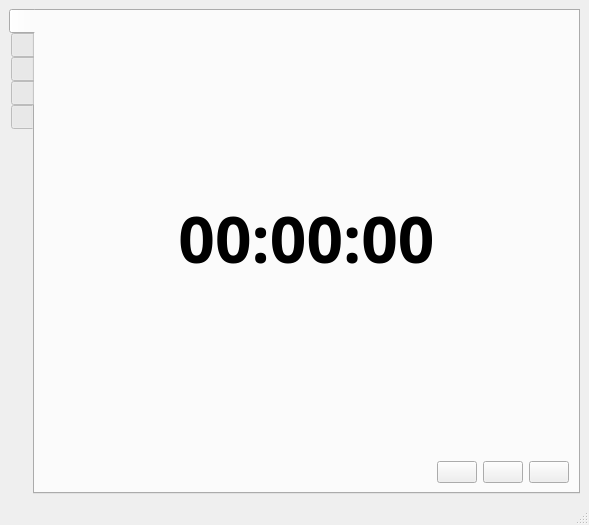
<?xml version="1.0" encoding="UTF-8"?>
<ui version="4.0">
 <class>MainWindow</class>
 <widget class="QMainWindow" name="MainWindow">
  <property name="windowModality">
   <enum>Qt::NonModal</enum>
  </property>
  <property name="geometry">
   <rect>
    <x>0</x>
    <y>0</y>
    <width>589</width>
    <height>525</height>
   </rect>
  </property>
  <property name="windowTitle">
   <string>MainWindow</string>
  </property>
  <property name="layoutDirection">
   <enum>Qt::LeftToRight</enum>
  </property>
  <property name="toolButtonStyle">
   <enum>Qt::ToolButtonIconOnly</enum>
  </property>
  <property name="animated">
   <bool>true</bool>
  </property>
  <property name="documentMode">
   <bool>false</bool>
  </property>
  <property name="tabShape">
   <enum>QTabWidget::Rounded</enum>
  </property>
  <widget class="QWidget" name="centralwidget">
   <layout class="QVBoxLayout" name="verticalLayout">
    <item>
     <widget class="QTabWidget" name="tabWidget">
      <property name="enabled">
       <bool>true</bool>
      </property>
      <property name="styleSheet">
       <string notr="true"/>
      </property>
      <property name="tabPosition">
       <enum>QTabWidget::West</enum>
      </property>
      <property name="tabShape">
       <enum>QTabWidget::Rounded</enum>
      </property>
      <property name="currentIndex">
       <number>0</number>
      </property>
      <property name="iconSize">
       <size>
        <width>32</width>
        <height>32</height>
       </size>
      </property>
      <property name="elideMode">
       <enum>Qt::ElideNone</enum>
      </property>
      <property name="usesScrollButtons">
       <bool>true</bool>
      </property>
      <property name="movable">
       <bool>false</bool>
      </property>
      <property name="tabBarAutoHide">
       <bool>false</bool>
      </property>
      <widget class="QWidget" name="tab_timer">
       <attribute name="icon">
        <iconset resource="../resource.qrc">
         <normaloff>:/Icons/Resources/timerIcon.png</normaloff>:/Icons/Resources/timerIcon.png</iconset>
       </attribute>
       <attribute name="title">
        <string/>
       </attribute>
       <layout class="QVBoxLayout" name="verticalLayout_3">
        <item>
         <widget class="QLabel" name="lable_time">
          <property name="sizePolicy">
           <sizepolicy hsizetype="Preferred" vsizetype="Minimum">
            <horstretch>0</horstretch>
            <verstretch>1</verstretch>
           </sizepolicy>
          </property>
          <property name="font">
           <font>
            <family>Rubik SemiBold</family>
            <pointsize>48</pointsize>
            <weight>75</weight>
            <bold>true</bold>
           </font>
          </property>
          <property name="locale">
           <locale language="English" country="UnitedStates"/>
          </property>
          <property name="frameShape">
           <enum>QFrame::NoFrame</enum>
          </property>
          <property name="frameShadow">
           <enum>QFrame::Plain</enum>
          </property>
          <property name="text">
           <string>00:00:00</string>
          </property>
          <property name="textFormat">
           <enum>Qt::PlainText</enum>
          </property>
          <property name="scaledContents">
           <bool>false</bool>
          </property>
          <property name="alignment">
           <set>Qt::AlignCenter</set>
          </property>
          <property name="wordWrap">
           <bool>false</bool>
          </property>
         </widget>
        </item>
        <item>
         <layout class="QHBoxLayout" name="horizontalLayout_5" stretch="0,0,0,0">
          <property name="sizeConstraint">
           <enum>QLayout::SetDefaultConstraint</enum>
          </property>
          <property name="topMargin">
           <number>0</number>
          </property>
          <property name="bottomMargin">
           <number>0</number>
          </property>
          <item>
           <spacer name="horizontalSpacer_3">
            <property name="orientation">
             <enum>Qt::Horizontal</enum>
            </property>
            <property name="sizeHint" stdset="0">
             <size>
              <width>40</width>
              <height>20</height>
             </size>
            </property>
           </spacer>
          </item>
          <item>
           <widget class="QPushButton" name="btn_timerSetup">
            <property name="sizePolicy">
             <sizepolicy hsizetype="Minimum" vsizetype="Fixed">
              <horstretch>0</horstretch>
              <verstretch>0</verstretch>
             </sizepolicy>
            </property>
            <property name="sizeIncrement">
             <size>
              <width>0</width>
              <height>0</height>
             </size>
            </property>
            <property name="text">
             <string/>
            </property>
            <property name="icon">
             <iconset resource="../resource.qrc">
              <normaloff>:/Icons/Resources/setTimeIcon.png</normaloff>:/Icons/Resources/setTimeIcon.png</iconset>
            </property>
            <property name="iconSize">
             <size>
              <width>24</width>
              <height>24</height>
             </size>
            </property>
           </widget>
          </item>
          <item>
           <widget class="QPushButton" name="btn_timerFullStop">
            <property name="text">
             <string/>
            </property>
            <property name="icon">
             <iconset resource="../resource.qrc">
              <normaloff>:/Icons/Resources/stopIcon.png</normaloff>:/Icons/Resources/stopIcon.png</iconset>
            </property>
            <property name="iconSize">
             <size>
              <width>32</width>
              <height>32</height>
             </size>
            </property>
           </widget>
          </item>
          <item>
           <widget class="QPushButton" name="btn_timerSwitch">
            <property name="sizePolicy">
             <sizepolicy hsizetype="Minimum" vsizetype="Fixed">
              <horstretch>0</horstretch>
              <verstretch>0</verstretch>
             </sizepolicy>
            </property>
            <property name="text">
             <string/>
            </property>
            <property name="icon">
             <iconset resource="../resource.qrc">
              <normaloff>:/Icons/Resources/startIcon.png</normaloff>:/Icons/Resources/startIcon.png</iconset>
            </property>
            <property name="iconSize">
             <size>
              <width>32</width>
              <height>32</height>
             </size>
            </property>
           </widget>
          </item>
         </layout>
        </item>
       </layout>
      </widget>
      <widget class="QWidget" name="tab_apps">
       <attribute name="icon">
        <iconset resource="../resource.qrc">
         <normaloff>:/Icons/Resources/appsIcon.png</normaloff>:/Icons/Resources/appsIcon.png</iconset>
       </attribute>
       <attribute name="title">
        <string/>
       </attribute>
       <layout class="QHBoxLayout" name="horizontalLayout">
        <item>
         <widget class="QListWidget" name="list_blockedApps">
          <property name="font">
           <font>
            <pointsize>16</pointsize>
            <weight>75</weight>
            <bold>true</bold>
           </font>
          </property>
          <property name="sortingEnabled">
           <bool>true</bool>
          </property>
         </widget>
        </item>
        <item>
         <spacer name="horizontalSpacer">
          <property name="orientation">
           <enum>Qt::Horizontal</enum>
          </property>
          <property name="sizeType">
           <enum>QSizePolicy::Minimum</enum>
          </property>
          <property name="sizeHint" stdset="0">
           <size>
            <width>10</width>
            <height>20</height>
           </size>
          </property>
         </spacer>
        </item>
        <item>
         <layout class="QVBoxLayout" name="layout_apps" stretch="10,0,0,25,0">
          <property name="spacing">
           <number>10</number>
          </property>
          <property name="bottomMargin">
           <number>0</number>
          </property>
          <item>
           <widget class="QPushButton" name="btn_addApp">
            <property name="sizePolicy">
             <sizepolicy hsizetype="Minimum" vsizetype="Minimum">
              <horstretch>0</horstretch>
              <verstretch>0</verstretch>
             </sizepolicy>
            </property>
            <property name="text">
             <string/>
            </property>
            <property name="icon">
             <iconset resource="../resource.qrc">
              <normaloff>:/Icons/Resources/plusIcon.png</normaloff>:/Icons/Resources/plusIcon.png</iconset>
            </property>
            <property name="iconSize">
             <size>
              <width>40</width>
              <height>40</height>
             </size>
            </property>
           </widget>
          </item>
          <item>
           <widget class="QPushButton" name="btn_remApp">
            <property name="enabled">
             <bool>false</bool>
            </property>
            <property name="sizePolicy">
             <sizepolicy hsizetype="Minimum" vsizetype="Minimum">
              <horstretch>0</horstretch>
              <verstretch>0</verstretch>
             </sizepolicy>
            </property>
            <property name="text">
             <string/>
            </property>
            <property name="icon">
             <iconset resource="../resource.qrc">
              <normaloff>:/Icons/Resources/minusIcon.png</normaloff>:/Icons/Resources/minusIcon.png</iconset>
            </property>
            <property name="iconSize">
             <size>
              <width>40</width>
              <height>40</height>
             </size>
            </property>
           </widget>
          </item>
          <item>
           <widget class="QPushButton" name="btn_editApp">
            <property name="enabled">
             <bool>false</bool>
            </property>
            <property name="sizePolicy">
             <sizepolicy hsizetype="Minimum" vsizetype="Minimum">
              <horstretch>0</horstretch>
              <verstretch>0</verstretch>
             </sizepolicy>
            </property>
            <property name="text">
             <string/>
            </property>
            <property name="icon">
             <iconset resource="../resource.qrc">
              <normaloff>:/Icons/Resources/editIcon.png</normaloff>:/Icons/Resources/editIcon.png</iconset>
            </property>
            <property name="iconSize">
             <size>
              <width>40</width>
              <height>40</height>
             </size>
            </property>
           </widget>
          </item>
          <item>
           <spacer name="verticalSpacer">
            <property name="orientation">
             <enum>Qt::Vertical</enum>
            </property>
            <property name="sizeType">
             <enum>QSizePolicy::Minimum</enum>
            </property>
            <property name="sizeHint" stdset="0">
             <size>
              <width>0</width>
              <height>100</height>
             </size>
            </property>
           </spacer>
          </item>
          <item>
           <widget class="QPushButton" name="btn_clearApps">
            <property name="sizePolicy">
             <sizepolicy hsizetype="Minimum" vsizetype="Fixed">
              <horstretch>0</horstretch>
              <verstretch>0</verstretch>
             </sizepolicy>
            </property>
            <property name="text">
             <string/>
            </property>
            <property name="icon">
             <iconset resource="../resource.qrc">
              <normaloff>:/Icons/Resources/clearIcon.png</normaloff>:/Icons/Resources/clearIcon.png</iconset>
            </property>
            <property name="iconSize">
             <size>
              <width>28</width>
              <height>28</height>
             </size>
            </property>
           </widget>
          </item>
         </layout>
        </item>
       </layout>
      </widget>
      <widget class="QWidget" name="tab_websites">
       <attribute name="icon">
        <iconset resource="../resource.qrc">
         <normaloff>:/Icons/Resources/websitesIcon.png</normaloff>:/Icons/Resources/websitesIcon.png</iconset>
       </attribute>
       <attribute name="title">
        <string/>
       </attribute>
       <layout class="QHBoxLayout" name="horizontalLayout_2">
        <item>
         <widget class="QListWidget" name="list_blockedWebsites">
          <property name="font">
           <font>
            <pointsize>16</pointsize>
            <weight>75</weight>
            <bold>true</bold>
           </font>
          </property>
          <property name="sortingEnabled">
           <bool>true</bool>
          </property>
         </widget>
        </item>
        <item>
         <spacer name="horizontalSpacer_2">
          <property name="orientation">
           <enum>Qt::Horizontal</enum>
          </property>
          <property name="sizeType">
           <enum>QSizePolicy::Minimum</enum>
          </property>
          <property name="sizeHint" stdset="0">
           <size>
            <width>10</width>
            <height>20</height>
           </size>
          </property>
         </spacer>
        </item>
        <item>
         <layout class="QVBoxLayout" name="layout_websites" stretch="10,0,0,25,0">
          <property name="spacing">
           <number>10</number>
          </property>
          <property name="bottomMargin">
           <number>0</number>
          </property>
          <item>
           <widget class="QPushButton" name="btn_addWebsite">
            <property name="sizePolicy">
             <sizepolicy hsizetype="Minimum" vsizetype="Minimum">
              <horstretch>0</horstretch>
              <verstretch>0</verstretch>
             </sizepolicy>
            </property>
            <property name="text">
             <string/>
            </property>
            <property name="icon">
             <iconset resource="../resource.qrc">
              <normaloff>:/Icons/Resources/plusIcon.png</normaloff>:/Icons/Resources/plusIcon.png</iconset>
            </property>
            <property name="iconSize">
             <size>
              <width>40</width>
              <height>40</height>
             </size>
            </property>
           </widget>
          </item>
          <item>
           <widget class="QPushButton" name="btn_remWebsite">
            <property name="enabled">
             <bool>false</bool>
            </property>
            <property name="sizePolicy">
             <sizepolicy hsizetype="Minimum" vsizetype="Minimum">
              <horstretch>0</horstretch>
              <verstretch>0</verstretch>
             </sizepolicy>
            </property>
            <property name="text">
             <string/>
            </property>
            <property name="icon">
             <iconset resource="../resource.qrc">
              <normaloff>:/Icons/Resources/minusIcon.png</normaloff>:/Icons/Resources/minusIcon.png</iconset>
            </property>
            <property name="iconSize">
             <size>
              <width>40</width>
              <height>40</height>
             </size>
            </property>
           </widget>
          </item>
          <item>
           <widget class="QPushButton" name="btn_editWebsite">
            <property name="enabled">
             <bool>false</bool>
            </property>
            <property name="sizePolicy">
             <sizepolicy hsizetype="Minimum" vsizetype="Minimum">
              <horstretch>0</horstretch>
              <verstretch>0</verstretch>
             </sizepolicy>
            </property>
            <property name="text">
             <string/>
            </property>
            <property name="icon">
             <iconset resource="../resource.qrc">
              <normaloff>:/Icons/Resources/editIcon.png</normaloff>:/Icons/Resources/editIcon.png</iconset>
            </property>
            <property name="iconSize">
             <size>
              <width>40</width>
              <height>40</height>
             </size>
            </property>
            <property name="default">
             <bool>false</bool>
            </property>
            <property name="flat">
             <bool>false</bool>
            </property>
           </widget>
          </item>
          <item>
           <spacer name="verticalSpacer_2">
            <property name="orientation">
             <enum>Qt::Vertical</enum>
            </property>
            <property name="sizeHint" stdset="0">
             <size>
              <width>0</width>
              <height>100</height>
             </size>
            </property>
           </spacer>
          </item>
          <item>
           <widget class="QPushButton" name="btn_clearWebsites">
            <property name="text">
             <string/>
            </property>
            <property name="icon">
             <iconset resource="../resource.qrc">
              <normaloff>:/Icons/Resources/clearIcon.png</normaloff>:/Icons/Resources/clearIcon.png</iconset>
            </property>
            <property name="iconSize">
             <size>
              <width>28</width>
              <height>28</height>
             </size>
            </property>
           </widget>
          </item>
         </layout>
        </item>
       </layout>
      </widget>
      <widget class="QWidget" name="tab_settings">
       <property name="enabled">
        <bool>true</bool>
       </property>
       <attribute name="icon">
        <iconset resource="../resource.qrc">
         <normaloff>:/Icons/Resources/settingsIcon.png</normaloff>:/Icons/Resources/settingsIcon.png</iconset>
       </attribute>
       <attribute name="title">
        <string/>
       </attribute>
       <layout class="QVBoxLayout" name="verticalLayout_2">
        <item>
         <layout class="QHBoxLayout" name="horizontalLayout_3">
          <property name="spacing">
           <number>6</number>
          </property>
          <property name="bottomMargin">
           <number>50</number>
          </property>
          <item>
           <widget class="QGroupBox" name="gbox_timeNotification">
            <property name="title">
             <string>Timer notifications</string>
            </property>
            <property name="checkable">
             <bool>true</bool>
            </property>
            <layout class="QVBoxLayout" name="verticalLayout_5">
             <item>
              <widget class="QLabel" name="labl_curNotification">
               <property name="sizePolicy">
                <sizepolicy hsizetype="Preferred" vsizetype="Maximum">
                 <horstretch>0</horstretch>
                 <verstretch>0</verstretch>
                </sizepolicy>
               </property>
               <property name="text">
                <string>Current notification: None</string>
               </property>
              </widget>
             </item>
             <item>
              <layout class="QHBoxLayout" name="horizontalLayout_4">
               <item>
                <widget class="QTimeEdit" name="tedit_notificationTime">
                 <property name="sizePolicy">
                  <sizepolicy hsizetype="Minimum" vsizetype="Fixed">
                   <horstretch>2</horstretch>
                   <verstretch>0</verstretch>
                  </sizepolicy>
                 </property>
                 <property name="currentSection">
                  <enum>QDateTimeEdit::HourSection</enum>
                 </property>
                 <property name="displayFormat">
                  <string>hh:mm:ss</string>
                 </property>
                </widget>
               </item>
               <item>
                <widget class="QPushButton" name="btn_setNotifTime">
                 <property name="text">
                  <string>Set</string>
                 </property>
                </widget>
               </item>
              </layout>
             </item>
             <item>
              <widget class="QCheckBox" name="cbox_playNotifSound">
               <property name="text">
                <string>Play a notification sound</string>
               </property>
              </widget>
             </item>
             <item>
              <widget class="QCheckBox" name="cbox_openUiAfterNotif">
               <property name="text">
                <string>Open timer window after notification</string>
               </property>
              </widget>
             </item>
            </layout>
           </widget>
          </item>
          <item>
           <widget class="QGroupBox" name="gbox_webRedirect">
            <property name="enabled">
             <bool>true</bool>
            </property>
            <property name="title">
             <string>Websites</string>
            </property>
            <layout class="QVBoxLayout" name="verticalLayout_4">
             <item>
              <widget class="QRadioButton" name="rbtn_defaultRedirect">
               <property name="text">
                <string>Use localhost ip as a redirect</string>
               </property>
               <property name="checked">
                <bool>true</bool>
               </property>
              </widget>
             </item>
             <item>
              <widget class="QRadioButton" name="rbtn_customRedirect">
               <property name="text">
                <string>Use custom ip for a redirect</string>
               </property>
               <property name="checked">
                <bool>false</bool>
               </property>
              </widget>
             </item>
             <item>
              <widget class="QGroupBox" name="gbox_customRedirect">
               <property name="enabled">
                <bool>false</bool>
               </property>
               <property name="title">
                <string>Custom redirect</string>
               </property>
               <property name="flat">
                <bool>false</bool>
               </property>
               <property name="checkable">
                <bool>false</bool>
               </property>
               <layout class="QVBoxLayout" name="verticalLayout_7">
                <item>
                 <widget class="QLineEdit" name="ledit_customRedirect">
                  <property name="sizePolicy">
                   <sizepolicy hsizetype="Minimum" vsizetype="Fixed">
                    <horstretch>0</horstretch>
                    <verstretch>0</verstretch>
                   </sizepolicy>
                  </property>
                 </widget>
                </item>
                <item>
                 <layout class="QHBoxLayout" name="horizontalLayout_8">
                  <item>
                   <widget class="QPushButton" name="btn_resetCustomRedirect">
                    <property name="text">
                     <string>Reset</string>
                    </property>
                   </widget>
                  </item>
                  <item>
                   <widget class="QPushButton" name="btn_setCustomRedirect">
                    <property name="text">
                     <string>Set</string>
                    </property>
                   </widget>
                  </item>
                 </layout>
                </item>
               </layout>
              </widget>
             </item>
            </layout>
           </widget>
          </item>
         </layout>
        </item>
        <item>
         <widget class="QGroupBox" name="gbox_advanced">
          <property name="title">
           <string>Advanced Configuration (Visit a github page for more info)</string>
          </property>
          <property name="checkable">
           <bool>true</bool>
          </property>
          <property name="checked">
           <bool>true</bool>
          </property>
          <layout class="QHBoxLayout" name="horizontalLayout_6">
           <item>
            <widget class="QGroupBox" name="gbox_adv_updateMethod">
             <property name="title">
              <string>Task update method</string>
             </property>
             <layout class="QVBoxLayout" name="verticalLayout_6" stretch="0,0,0">
              <property name="topMargin">
               <number>9</number>
              </property>
              <item>
               <widget class="QRadioButton" name="rbtn_continuousUpdate">
                <property name="text">
                 <string>Continuous (Heavy CPU load)</string>
                </property>
               </widget>
              </item>
              <item>
               <widget class="QRadioButton" name="rbtn_fixedRefreshRate">
                <property name="text">
                 <string>Use fixed refresh rate</string>
                </property>
                <property name="checked">
                 <bool>true</bool>
                </property>
               </widget>
              </item>
              <item>
               <widget class="QGroupBox" name="gbox_adv_refreshRate">
                <property name="sizePolicy">
                 <sizepolicy hsizetype="Preferred" vsizetype="Minimum">
                  <horstretch>0</horstretch>
                  <verstretch>0</verstretch>
                 </sizepolicy>
                </property>
                <property name="title">
                 <string>Refresh rate (In seconds)</string>
                </property>
                <layout class="QHBoxLayout" name="horizontalLayout_7">
                 <item>
                  <widget class="QSlider" name="slider_refreshRate">
                   <property name="sizePolicy">
                    <sizepolicy hsizetype="Minimum" vsizetype="Fixed">
                     <horstretch>0</horstretch>
                     <verstretch>0</verstretch>
                    </sizepolicy>
                   </property>
                   <property name="maximumSize">
                    <size>
                     <width>16777215</width>
                     <height>16777215</height>
                    </size>
                   </property>
                   <property name="minimum">
                    <number>100</number>
                   </property>
                   <property name="maximum">
                    <number>10000</number>
                   </property>
                   <property name="singleStep">
                    <number>100</number>
                   </property>
                   <property name="pageStep">
                    <number>1000</number>
                   </property>
                   <property name="value">
                    <number>1000</number>
                   </property>
                   <property name="tracking">
                    <bool>true</bool>
                   </property>
                   <property name="orientation">
                    <enum>Qt::Horizontal</enum>
                   </property>
                   <property name="invertedAppearance">
                    <bool>false</bool>
                   </property>
                   <property name="invertedControls">
                    <bool>false</bool>
                   </property>
                   <property name="tickPosition">
                    <enum>QSlider::TicksAbove</enum>
                   </property>
                   <property name="tickInterval">
                    <number>1000</number>
                   </property>
                  </widget>
                 </item>
                 <item>
                  <spacer name="horizontalSpacer_4">
                   <property name="orientation">
                    <enum>Qt::Horizontal</enum>
                   </property>
                   <property name="sizeType">
                    <enum>QSizePolicy::Fixed</enum>
                   </property>
                   <property name="sizeHint" stdset="0">
                    <size>
                     <width>5</width>
                     <height>1</height>
                    </size>
                   </property>
                  </spacer>
                 </item>
                 <item>
                  <widget class="QLabel" name="labl_refreshRateText">
                   <property name="sizePolicy">
                    <sizepolicy hsizetype="Fixed" vsizetype="Preferred">
                     <horstretch>1</horstretch>
                     <verstretch>0</verstretch>
                    </sizepolicy>
                   </property>
                   <property name="maximumSize">
                    <size>
                     <width>16777215</width>
                     <height>16777213</height>
                    </size>
                   </property>
                   <property name="text">
                    <string>1 sec</string>
                   </property>
                  </widget>
                 </item>
                </layout>
               </widget>
              </item>
             </layout>
            </widget>
           </item>
           <item>
            <widget class="QGroupBox" name="gbox_adv_stopMode">
             <property name="title">
              <string>Stop mode</string>
             </property>
             <layout class="QVBoxLayout" name="verticalLayout_8">
              <item>
               <widget class="QLabel" name="label">
                <property name="sizePolicy">
                 <sizepolicy hsizetype="Preferred" vsizetype="Maximum">
                  <horstretch>0</horstretch>
                  <verstretch>0</verstretch>
                 </sizepolicy>
                </property>
                <property name="text">
                 <string>Type:</string>
                </property>
               </widget>
              </item>
              <item>
               <widget class="QComboBox" name="combox_stopType">
                <item>
                 <property name="text">
                  <string>Free stop</string>
                 </property>
                </item>
                <item>
                 <property name="text">
                  <string>Strict stop</string>
                 </property>
                </item>
                <item>
                 <property name="text">
                  <string>Password stop</string>
                 </property>
                </item>
               </widget>
              </item>
              <item>
               <widget class="QGroupBox" name="gbox_passwordStop">
                <property name="enabled">
                 <bool>false</bool>
                </property>
                <property name="title">
                 <string>Password (Currently: Not Set)</string>
                </property>
                <layout class="QHBoxLayout" name="horizontalLayout_9">
                 <item>
                  <widget class="QLineEdit" name="ledit_stopPassword">
                   <property name="sizePolicy">
                    <sizepolicy hsizetype="Minimum" vsizetype="Fixed">
                     <horstretch>0</horstretch>
                     <verstretch>0</verstretch>
                    </sizepolicy>
                   </property>
                   <property name="echoMode">
                    <enum>QLineEdit::Password</enum>
                   </property>
                  </widget>
                 </item>
                 <item>
                  <widget class="QPushButton" name="btn_stopPasswordSet">
                   <property name="sizePolicy">
                    <sizepolicy hsizetype="Maximum" vsizetype="Fixed">
                     <horstretch>0</horstretch>
                     <verstretch>0</verstretch>
                    </sizepolicy>
                   </property>
                   <property name="text">
                    <string>Set</string>
                   </property>
                  </widget>
                 </item>
                </layout>
               </widget>
              </item>
             </layout>
            </widget>
           </item>
          </layout>
         </widget>
        </item>
       </layout>
      </widget>
      <widget class="QWidget" name="tab_credits">
       <property name="styleSheet">
        <string notr="true"/>
       </property>
       <attribute name="icon">
        <iconset resource="../resource.qrc">
         <normaloff>:/Icons/Resources/creditsIcon.png</normaloff>:/Icons/Resources/creditsIcon.png</iconset>
       </attribute>
       <attribute name="title">
        <string/>
       </attribute>
       <layout class="QVBoxLayout" name="verticalLayout_9">
        <item>
         <widget class="QLabel" name="labl_credits">
          <property name="text">
           <string/>
          </property>
          <property name="pixmap">
           <pixmap resource="../resource.qrc">:/Icons/Resources/creditsForApp.png</pixmap>
          </property>
          <property name="scaledContents">
           <bool>false</bool>
          </property>
          <property name="alignment">
           <set>Qt::AlignCenter</set>
          </property>
         </widget>
        </item>
       </layout>
      </widget>
     </widget>
    </item>
   </layout>
  </widget>
  <widget class="QStatusBar" name="statusbar"/>
 </widget>
 <resources>
  <include location="../resource.qrc"/>
 </resources>
 <connections/>
</ui>
